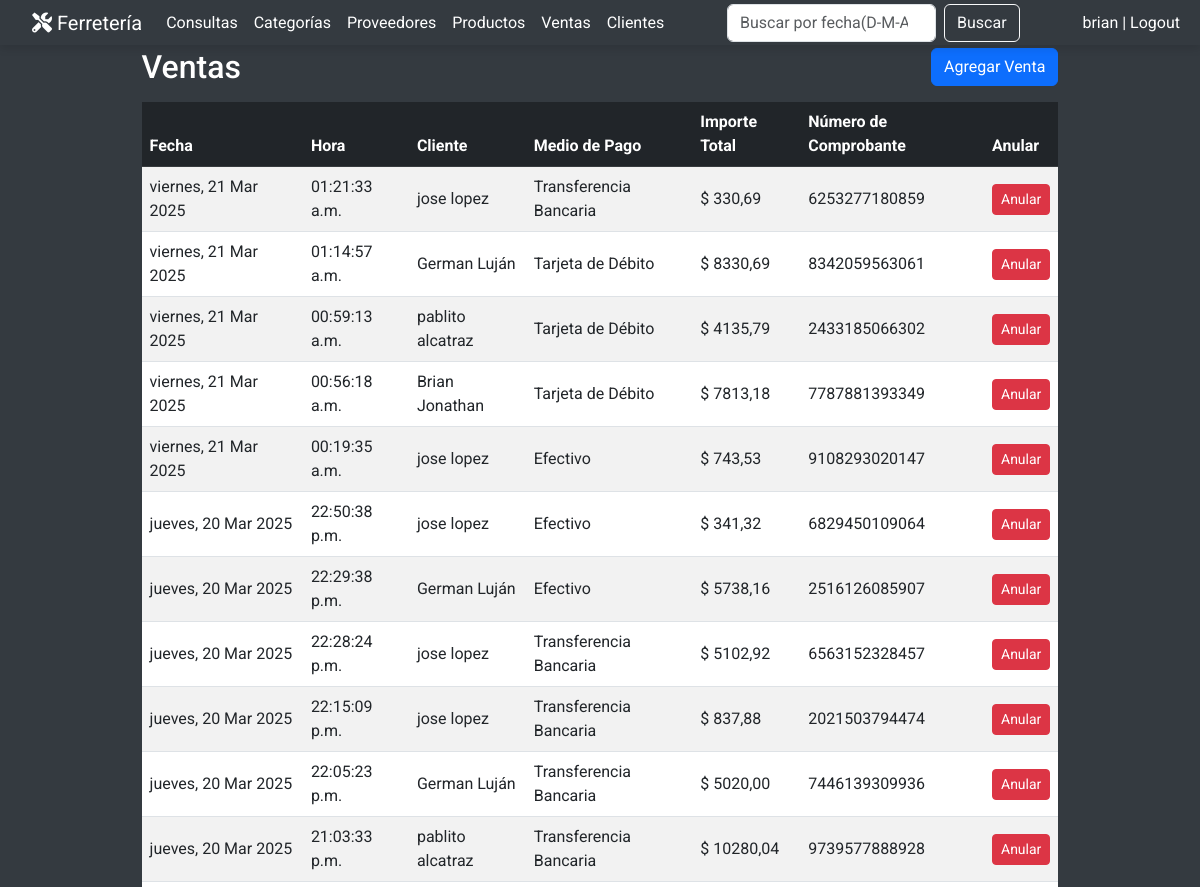
The page /ventas/ (signed in, upper part) on the database as committed earlier.
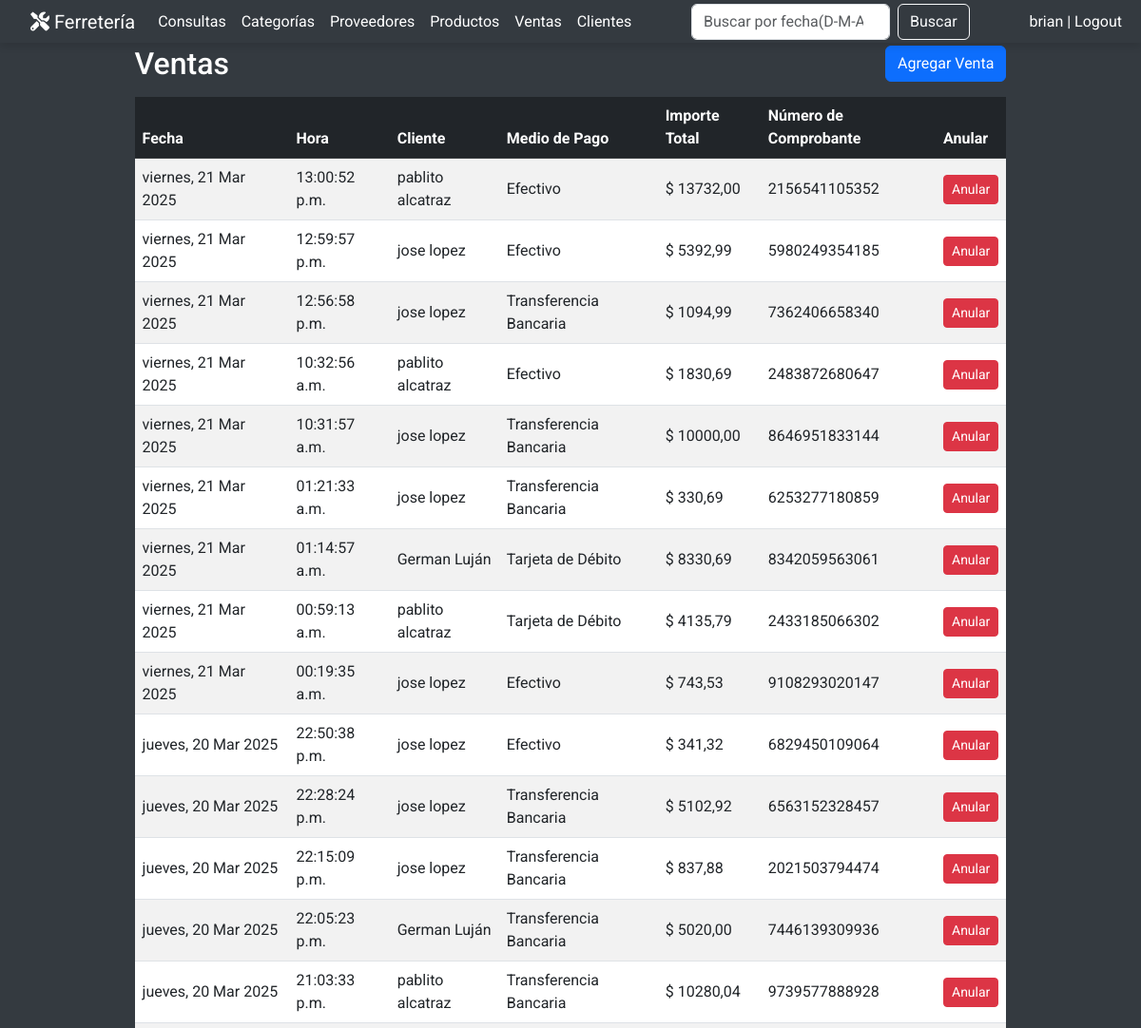
The same page on the database as committed later.
### miAplicacion/models.py (models this page shows, shortened)
class Venta(models.Model):
    fecha = models.DateTimeField(default=timezone.now)
    numero_comprobante = models.CharField(max_length=13, unique=True, verbose_name="Número de Comprobante")
    cliente = models.ForeignKey(Cliente, on_delete=models.CASCADE, default=None, null=True)
    medio_de_pago = models.ForeignKey(MedioDePago, on_delete=models.CASCADE, default=None, null=True)
    detalle_ventas = models.ManyToManyField(Producto, through="DetalleVenta")
    importe_total = models.DecimalField(null=False, max_digits=10, decimal_places=2, default=0.00)
    anulada = models.BooleanField(default=False)  # Nuevo campo

class Cliente(models.Model):
    user = models.OneToOneField(User, on_delete=models.CASCADE, null=True, blank=True, default=None , related_name='cliente')
    nombre = models.CharField(max_length=50)
    apellido = models.CharField(max_length=100)
    documento = models.CharField(max_length=50)
    direccion = models.CharField(max_length=200, default='', blank=True)
    telefono = models.CharField(max_length=15)
    email = models.EmailField(default='', blank=True)
    def __str__(self):
        return f"{self.nombre} {self.apellido}"

class MedioDePago(models.Model):
    TIPO_PAGO_CHOICES = [
        ('EF', 'Efectivo'),
        ('TC', 'Tarjeta de Crédito'),
        ('TD', 'Tarjeta de Débito'),
        ('TR', 'Transferencia Bancaria'),
    ]  # Puedes agregar más opciones aquí
    nombre = models.CharField(max_length=2, choices=TIPO_PAGO_CHOICES, unique=True)
    def __str__(self):
        return self.get_nombre_display()

### miAplicacion/views.py (the view, shortened to what this page needs)
# urls.py: path('ventas/', VentaListView.as_view(), name='venta_lista'),
@method_decorator(login_required, name='dispatch')
@method_decorator(admin_required, name='dispatch')
class VentaListView(ListView):
    model = Venta
    template_name = 'ventas/venta_lista.html'  # Plantilla que se va a renderizar
    context_object_name = 'ventas'  # Nombre de la variable en el contexto
    ordering = ['-fecha']  # Orden por defecto (descendente por fecha)
    def get_queryset(self):
        queryset = super().get_queryset().filter(anulada=False).order_by('-fecha')  # Filtrar solo ventas no anuladas
        query = self.request.GET.get('q')  # Obtener el valor de la búsqueda desde la barra
        return queryset
    def get_context_data(self, **kwargs):
        context = super().get_context_data(**kwargs)
        context['query'] = self.request.GET.get('q', '')  # Para mantener el valor de búsqueda en la barra
        context['busqueda_placeholder'] = 'fecha(D-M-A),cliente,número de comprobante.'  # Placeholder
        context['is_admin'] = self.request.user.is_staff  # Verifica si el usuario es administrador
        return context

### miAplicacion/templatetags/custom_filters.py (called while the page is built)
@register.filter
def startswith(value, prefix):
    return value.startswith(prefix)

### miAplicacion/views.py (called while the page is built)
def admin_required(view_func):
    def wrapper(request, *args, **kwargs):
        if not request.user.is_staff:  # Verificar si el usuario es administrador
            raise PermissionDenied  # Denegar acceso si no es administrador
        return view_func(request, *args, **kwargs)
    return wrapper

### miAplicacion/templates/ventas/venta_lista.html (shortened to what this page needs)
{% extends 'base.html' %}
{% block search_url %}{% url 'venta_lista' %}{% endblock %}
{% block content %}
<div class="container mt-5">
    <div class="d-flex justify-content-between align-items-center mb-3">
        <h2 class="mb-0">Ventas</h2>
        <a href="{% url 'venta_agregar' %}" class="btn btn-primary">Agregar Venta</a>
    </div>
    {% if ventas %}
    <div class="table-responsive">
        <table class="table table-striped table-hover align-middle">
            <thead class="table-dark ">
                <tr>
                    <th>Fecha</th>
                    <th>Hora</th>
                    <th>Cliente</th>
                    <th>Medio de Pago</th>
                    <th>Importe Total</th>
                    <th>Número de Comprobante</th>
                    <th>Anular</th>
                </tr>
            </thead>
            <tbody>
                {% for venta in ventas %}
                <tr onclick="window.location='{% url 'detalle_venta' venta.id %}'">
                    <td>{{ venta.fecha|date:"l, d M Y" }}</td>
                    <td>{{ venta.fecha|time:"H:i:s a"}}</td>
                    <td>{{ venta.cliente }}</td>
                    <td>{{ venta.medio_de_pago }}</td>
                    <td> $ {{ venta.importe_total }}</td>
                    <td>{{ venta.numero_comprobante }}</td>
                    <td>
                        <a href="{% url 'venta_anular' venta.pk %}" class="btn btn-danger btn-sm">Anular</a>
                    </td>
                </tr>
                {% endfor %}
            </tbody>
        </table>
    </div>
    {% else %}
    <p class= "text-center">No se encontraron ventas que coincidan con tu búsqueda.</p>
    {% endif %}
</div>
{% endblock %}

Rows that differ between the two databases and show on the page:
removed Venta: fecha "viernes, 21 Mar 2025", fecha "00:56:18 a.m.", cliente "Brian Jonathan", medio_de_pago "Tarjeta de Débito", importe_total "7813,18", numero_comprobante "7787881393349"
no longer on this page (row edited): Venta: fecha "jueves, 20 Mar 2025", fecha "22:29:38 p.m.", cliente "German Luján", medio_de_pago "Efectivo", importe_total "5738,16", numero_comprobante "2516126085907"
added Venta: fecha "viernes, 21 Mar 2025", fecha "13:00:52 p.m.", cliente "pablito alcatraz", medio_de_pago "Efectivo", importe_total "13732,00", numero_comprobante "2156541105352"
added Venta: fecha "viernes, 21 Mar 2025", fecha "12:59:57 p.m.", cliente "jose lopez", medio_de_pago "Efectivo", importe_total "5392,99", numero_comprobante "5980249354185"
added Venta: fecha "viernes, 21 Mar 2025", fecha "12:56:58 p.m.", cliente "jose lopez", medio_de_pago "Transferencia Bancaria", importe_total "1094,99", numero_comprobante "7362406658340"
added Venta: fecha "viernes, 21 Mar 2025", fecha "10:32:56 a.m.", cliente "pablito alcatraz", medio_de_pago "Efectivo", importe_total "1830,69", numero_comprobante "2483872680647"
added Venta: fecha "viernes, 21 Mar 2025", fecha "10:31:57 a.m.", cliente "jose lopez", medio_de_pago "Transferencia Bancaria", importe_total "10000,00", numero_comprobante "8646951833144"
